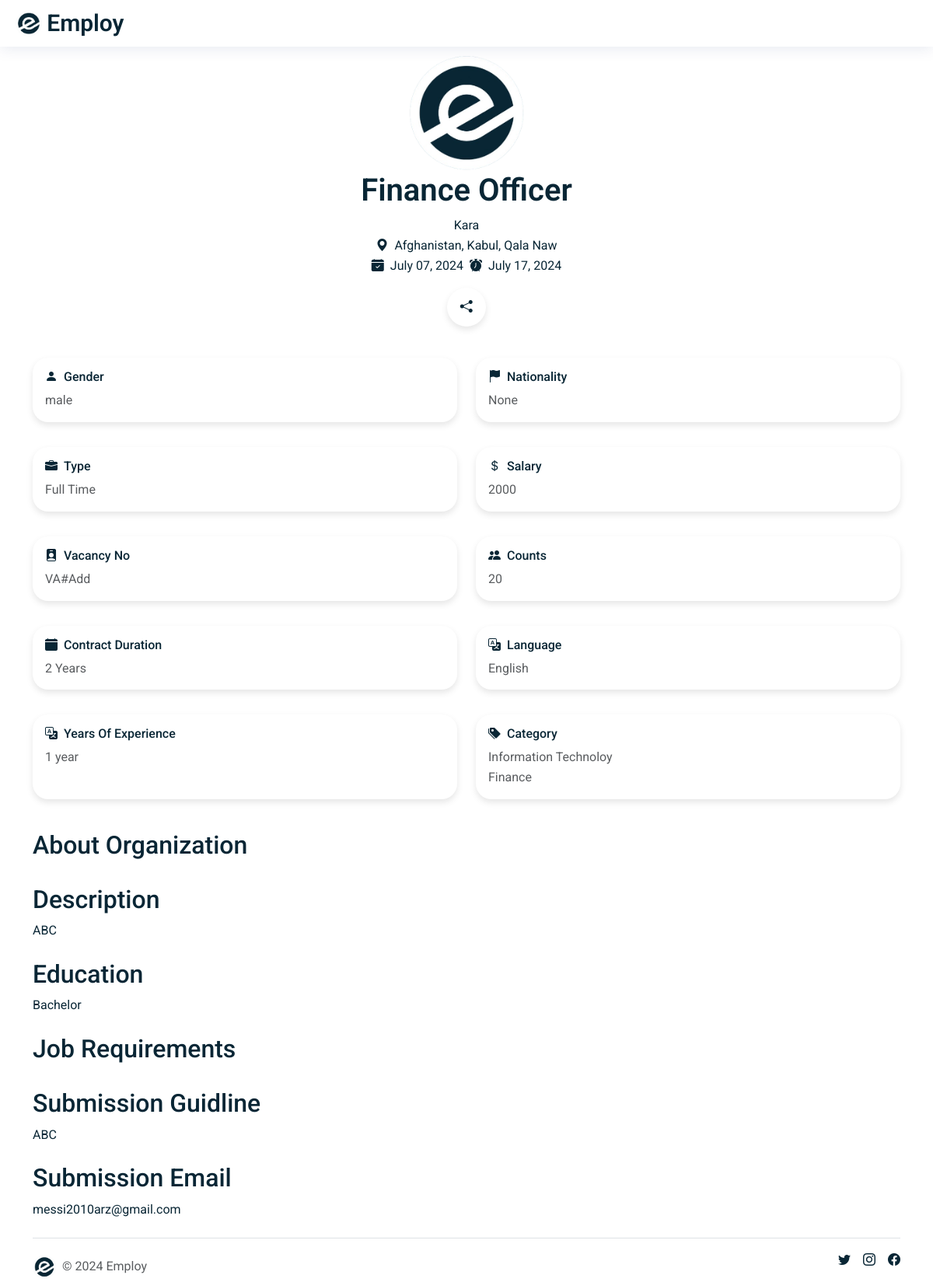
Page /job/1/ on the earlier database version.
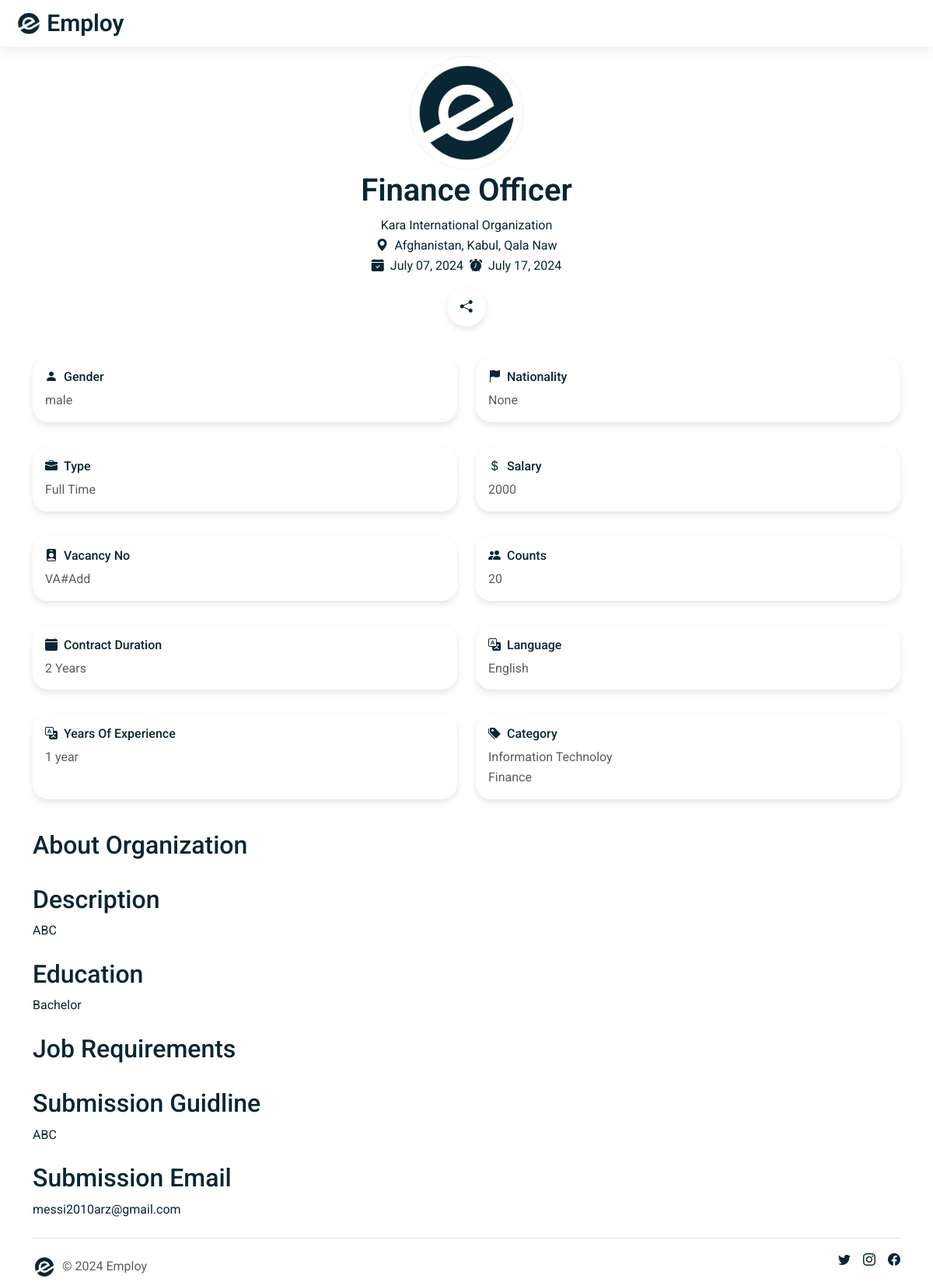
Same page on the later database version.
### jobs/models.py (models this page shows, shortened)
class Job(models.Model):
    job_id = models.AutoField(primary_key=True)
    title = models.CharField(_("Title"), max_length=255)
    employment_type = models.CharField(_("Employment Type"), max_length=50, choices=EmploymentType, default='Full Time', null=True, blank=True)  # Default value set to 'male'
    salary = models.CharField(_("Salary"), max_length=255, null=True, blank=True)
    vacancy_number = models.CharField(_("Vacancy Number"), max_length=255, null=True, blank=True)
    no_of_jobs = models.IntegerField(_("Counts"), null=True, blank=True)
    organization = models.CharField(_("Organization"), max_length=255, null=True, blank=True)
    category = models.ManyToManyField('JobCategory')
    contract_duration = models.CharField(_("Contract Duration"), max_length=255, null=True, blank=True)
    nationality = models.CharField(_("Nationality"), max_length=255, null=True, blank=True)
    gender = models.CharField(_("Gender"), max_length=50, choices=GENDER_CHOICES, default='male', null=True, blank=True)  # Default value set to 'male'
    close_date = models.DateField(_("Close date"), null=True, blank=True)
    submission_email = models.EmailField(_("Submission Email"), null=True, blank=True)
    language = models.CharField(_("Language"), max_length=20, default='English', null=True, blank=True)  # Default value set to 'English'
    location = models.CharField(_("location"), max_length=100, null=True, blank=True)
    years_of_experience = models.CharField(_("Years Of Experience"), max_length=200, default='1 year', null=True, blank=True)  # Default value set to '1 year'
    education = models.CharField(_("Education"), max_length=255, default='Bachelor', null=True, blank=True)  # Default value set to 'Bachelor'
    description = models.TextField(_("Description"), null=True, blank=True)
    about_organization = models.TextField(_("About the Organization"), null=True, blank=True)
    job_requirements = models.TextField(_("Job Requirements"), null=True, blank=True)
    submission_guideline = models.TextField(_("Submission Guideline"), null=True, blank=True)
    created_date = models.DateTimeField(_("Created Date"), default=timezone.now, null=True, blank=True)
    announce_date = models.DateTimeField(_("Announce Date"), default=timezone.now, null=True, blank=True)
    credit = models.CharField(max_length=32, null=True, blank=True)
    is_main = models.BooleanField(default=True)
    translation_of = models.ForeignKey(
        'self',
        null=True,
        blank=True,
        related_name='translations',
        on_delete=models.SET_NULL
    )
    translation_language = models.CharField(max_length=10, null=True, blank=True, default="en")

class JobCategory(models.Model):
    id = models.AutoField(primary_key=True)
    name = models.CharField(max_length=255)
    created_date = models.DateTimeField(default=timezone.now)
    is_main = models.BooleanField(default=True)
    translation_of = models.ForeignKey(
        'self',
        null=True,
        blank=True,
        related_name='translations',
        on_delete=models.SET_NULL
    )
    translation_language = models.CharField(max_length=10, null=True, blank=True, default="en")
    def __str__(self):
        return self.name

### jobs/views.py (the view)
# urls.py: path("job/<id>/", job, name="job_detail"),
def job(request, id):
    item = Job.objects.get(job_id=id)
    return render(request, 'jobs/job_detail_page.html', {'job': item})

### jobs/templates/jobs/job_detail_page.html (shortened to what this page needs)
{% extends 'jobs/jobs_base.html' %}
{% block head %}
    {% load static %}
    <link rel="stylesheet" href="{% static 'jobs/css/job_detail_page.css' %}">
{% endblock head %}
{% load i18n %}
{% block content %}
    <div class="container">
        <div class="row">
            <div class="col-12 mt-2">
                <div class="listing-detail">
                    <img class="org-logo" src="{% static 'asset/logo.png' %}" alt="" srcset="">
                    <h1 class="text-center">{{ job.title }}</h1>
                    <p class="org">{{job.organization}}</p>
                    <p><i class="bi bi-geo-alt-fill me-2"></i>{{ job.location }}</p>
                    <p><i class="bi bi-calendar-check-fill me-2"></i>{{ job.created_date | date:"F d, Y" }}<i class="bi bi-alarm-fill mx-2"></i>{{ job.close_date }}</p>
                </div>
            </div>
        </div>
        <div class="row">
            <div class="col d-flex justify-content-center mt-3 w-100">
                <button class="btn share-btn" onclick="shareJob()">
                    <i class="bi bi-share-fill"></i>
                </button>
            </div>
        </div>
        <div class="row my-4">
            <div class="col-6 col-md-6 my-3">
                <div class="d-flex w-100 h-100">
                    <div class="job-card px-3">
                        <h6><i class="bi bi-person-fill me-2"></i>Gender</h6>
                        <p class="text-muted">{{ job.gender }}</p>
                    </div>
                </div>
            </div>
            <div class="col-6 col-md-6 my-3">
                <div class="d-flex w-100 h-100">
                    <div class="job-card px-3">
                        <h6><i class="bi bi-flag-fill me-2"></i>Nationality</h6>
                        <p class="text-muted">{{ job.nationality }}</p>
                    </div>
                </div>
            </div>
            <div class="col-6 col-md-6 my-3">
                <div class="d-flex w-100 h-100">
                    <div class="job-card px-3">
                        <h6><i class="bi bi-briefcase-fill me-2"></i>Type</h6>
                        <p class="text-muted">{{ job.employment_type }}</p>
                    </div>
                </div>
            </div>
            <div class="col-6 col-md-6 my-3">
                <div class="d-flex w-100 h-100">
                    <div class="job-card px-3">
                        <h6><i class="bi bi-currency-dollar me-2"></i>Salary</h6>
                        <p class="text-muted">{{ job.salary }}</p>
                    </div>
                </div>
            </div>
            <div class="col-6 col-md-6 my-3">
                <div class="d-flex w-100 h-100">
                    <div class="job-card px-3">
                        <h6><i class="bi bi-person-badge-fill me-2"></i>Vacancy No</h6>
                        <p class="text-muted">{{ job.vacancy_number }}</p>
                    </div>
                </div>
            </div>
            <div class="col-6 col-md-6 my-3">
                <div class="d-flex w-100 h-100">
                    <div class="job-card px-3">
                        <h6><i class="bi bi-people-fill me-2"></i>Counts</h6>
                        <p class="text-muted">{{ job.no_of_jobs }}</p>
                    </div>
                </div>
            </div>
            <div class="col-6 col-md-6 my-3">
                <div class="d-flex w-100 h-100">
                    <div class="job-card px-3">
                        <h6><i class="bi bi-calendar-fill me-2"></i>Contract Duration</h6>
                        <p class="text-muted">{{ job.contract_duration }}</p>
                    </div>
                </div>
            </div>
            <div class="col-6 col-md-6 my-3">
                <div class="d-flex w-100 h-100">
                    <div class="job-card px-3">
                        <h6><i class="bi bi-translate me-2"></i>Language</h6>
                        <p class="text-muted">{{ job.language }}</p>
                    </div>
                </div>
            </div>
            <div class="col-6 col-md-6 my-3">
                <div class="d-flex w-100 h-100">
                    <div class="job-card px-3">
                        <h6><i class="bi bi-translate me-2"></i>Years Of Experience</h6>
                        <p class="text-muted">{{ job.years_of_experience }}</p>
                    </div>
                </div>
            </div>
            <div class="col-6 col-md-6 my-3">
                <div class="d-flex w-100 h-100">
                    <div class="job-card px-3">
                        <h6><i class="bi bi-tags-fill me-2"></i>Category</h6>
                        {% for category in job.category.all %}
                        <p class="text-muted">{{ category }}</p>
                        {% endfor %}
                    </div>
                </div>
            </div>
        </div>
        <div class="row my-4">
            <h2>About Organization</h2>
        </div>
         <div class="row my-4">
            <h2>Description</h2>
            <p>{{job.description}}</p>
        </div>
        <div class="row my-4">
            <h2>Education</h2>
            <p>{{job.education}}</p>
        </div>
        <div class="row my-4">
            <h2>Job Requirements</h2>
        </div>
        <div class="row my-4">
            <h2>Submission Guidline</h2>
            <p>{{job.submission_guideline}}</p>
        </div>
        <div class="row my-4">
            <h2>Submission Email</h2>
            <p>{{job.submission_email}}</p>
        </div>
    </div>
{% endblock %}

### jobs/templates/jobs/jobs_base.html
{% extends 'base_templates/employ_base.html' %}

### templates/base_templates/employ_base.html (shortened to what this page needs)
{% load i18n %}
{% load static %}
<!DOCTYPE html>
<html lang="en" dir="ltr">
<head>
    <link href="https://cdn.jsdelivr.net/npm/bootstrap@5.3.3/dist/css/bootstrap.min.css" rel="stylesheet">
    <link href="https://cdn.jsdelivr.net/npm/bootstrap-icons@1.7.2/font/bootstrap-icons.css" rel="stylesheet">
    <link rel="stylesheet" href="https://cdnjs.cloudflare.com/ajax/libs/boxicons/2.0.7/css/boxicons.min.css">
    <link rel="stylesheet" href="https://cdnjs.cloudflare.com/ajax/libs/font-awesome/5.15.4/css/all.min.css" />
    <link rel="stylesheet" href="{% static 'css/employ_base.css' %}">
    <link rel="stylesheet" href="{% static 'css/variables.css' %}">
    {% block head %}
    {% endblock head %}
</head>
<body>
    {% include 'base_templates/navbar.html' %}
    <main class="main" id="main">
        {% block content %}
        {% endblock content %}
    </main>
    {% include 'base_templates/footer.html' %}
</body>
</html>

### templates/base_templates/navbar.html (shortened to what this page needs)
{% load static %}
{% load i18n %}
<link rel="stylesheet" href="{% static 'css/navbar.css' %}">
 <header id="employ-header" class="employ-header fixed-top d-flex align-items-center">
    <div class="d-flex align-items-center justify-content-between">
      <a href="/" class="employ-logo d-flex align-items-center">
        <img src="{% static 'asset/logo.png' %}" alt="logo">
        <span class="d-none d-lg-block">Employ</span>
      </a>
    </div>
  </header>

### templates/base_templates/footer.html
<div class="container mb-0 pb-0">
    <footer class="d-flex flex-wrap justify-content-between align-items-center py-3 mt-4  pb-0 border-top">
        <div class="col-md-4 d-flex align-items-center">
          <a href="/" class="mb-3 me-2 mb-md-0 text-body-secondary text-decoration-none lh-1">
            {% load static %}
            <img src="{% static 'asset/logo.png' %}" alt="" width="30px">
          </a>
          <span class="mb-3 mb-md-0 text-body-secondary">© 2024 Employ</span>
        </div>
        <ul class="list-unstyled d-flex align-items-center ">
            <li class="ms-3"><a class="text-body-secondary" href="https://www.x.com/employ24app" target="_blank"><i class="bi bi-twitter"></i></a></li>
            <li class="ms-3"><a class="text-body-secondary" href="https://www.instagram.com/employapp24" target="_blank"><i class="bi bi-instagram"></i></a></li>
            <li class="ms-3"><a class="text-body-secondary" href="https://www.facebook.com/profile.php?id=61556630737854" target="_blank"><i class="bi bi-facebook"></i></a></li>
        </ul>
    </footer>
</div>

### static/css/employ_base.css (style rules this page uses)
* { font-family: 'Roboto', sans-serif !important; }
a { text-decoration:none !important; }
#main { margin-top: 60px; padding: 0px 0px; transition: all 0.3s; }

### static/css/variables.css (style rules this page uses)
:root { --primary-color: #092635; --secondary-color: #1B4242; --accent-color: #5C8374; }
.btn { padding: 8px 20px; outline: none; text-decoration: none; font-size: 16px; letter-spacing: 0.5px; transition: all 0.3s; font-weight: 600; border-radius: 5px; }

### jobs/static/jobs/css/job_detail_page.css (style rules this page uses)
* { color: var(--primary-color); }
.listing-detail { display: flex; flex-direction: column; align-items: center; }
.org-logo { width: 150px; }
.share-btn { width: 50px; height: 50px; border-radius: 50%; background-color: white; color: white; display: flex; align-items: center; justify-content: center; box-shadow: 0 4px 8px rgba(0, 0, 0, 0.1); border: none; cursor: pointer; transition: background-color 0.3s; }
.job-card { background: white; border-radius: 20px; padding: 15px 10px; flex: 1; margin-right: 10px; text-align: start; box-shadow: 0 4px 8px rgba(0,0,0,0.1); min-width: 120px; }
.job-card:last-child { margin-right: 0; }
h1 { margin-top: 0; font-weight: 600; }
p { line-height: 1.6; margin: 0; }

### static/css/navbar.css (style rules this page uses)
.employ-logo { line-height: 1; text-decoration: none; }
@media (min-width: 1200px) { .employ-logo { width: 200px; } }
.employ-logo img { max-height: 35px; margin-right: 6px; }
.employ-logo span { font-size: 30px; font-weight: 600; color: var(--primary-color); font-family: "Nunito", sans-serif; }
.employ-header { transition: all 0.5s; z-index: 997; height: 60px; box-shadow: 0px 2px 20px rgba(1, 41, 112, 0.1); background-color: #fff; padding-left: 20px; }

Differences in the rows shown:
changed Job "Finance Officer": organization "Kara" → "Kara International Organization"
